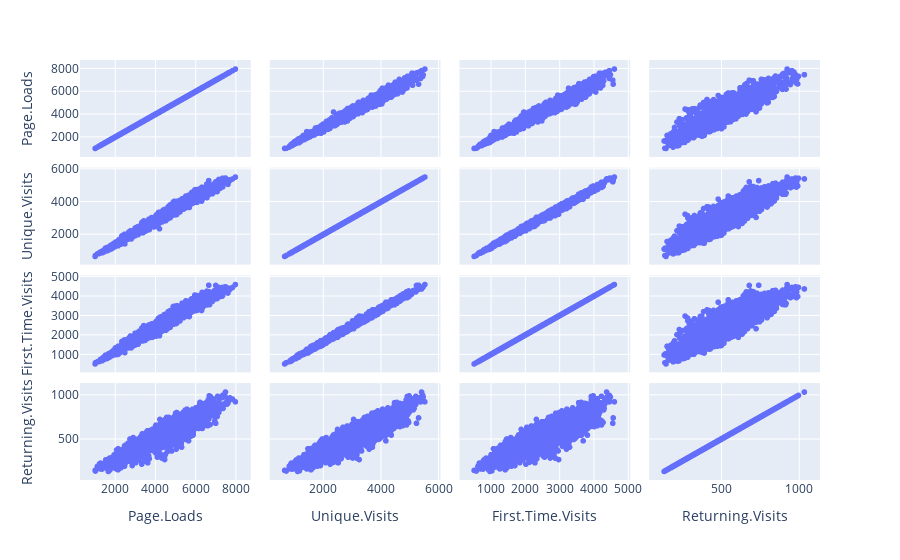

This figure's notebook cell:
### Markdown cell above
> Page loads and Visits have a **constant fluctuation**
> 
> They have been **correlated** to each other
> 
> The data increases high at the beginning of each year, then falls slightly and then rises again, finally falling high at the ending
> 
> The number of students who visit the academic website tends to increase highly during the school year, decrease around the middle of the year, and have a very low frequency at the end of the year.

### Code cell
# Plot scatter matrix show the paired relationships between the variables
import plotly.express as px

px.scatter_matrix(data, dimensions=['Page.Loads', 'Unique.Visits', 'First.Time.Visits', 'Returning.Visits'])

### Figure 1 — Plotly figure (JSON) as saved in the notebook; plotly's stock layout.template omitted (floating-point values rounded to 4 significant figures; data arrays with more than 128 entries replaced by an {"elided": "..."} marker saying what was removed)
{"data": [{"dimensions": [{"axis": {"matches": true}, "label": "Page.Loads", "values": {"elided": "2167 int values"}}, {"axis": {"matches": true}, "label": "Unique.Visits", "values": {"elided": "2167 int values"}}, {"axis": {"matches": true}, "label": "First.Time.Visits", "values": {"elided": "2167 int values"}}, {"axis": {"matches": true}, "label": "Returning.Visits", "values": {"elided": "2167 int values"}}], "hovertemplate": "%{xaxis.title.text}=%{x}<br>%{yaxis.title.text}=%{y}<extra></extra>", "legendgroup": "", "marker": {"color": "#636efa", "symbol": "circle"}, "name": "", "showlegend": false, "type": "splom"}], "layout": {"dragmode": "select", "legend": {"tracegroupgap": 0}, "margin": {"t": 60}}}
